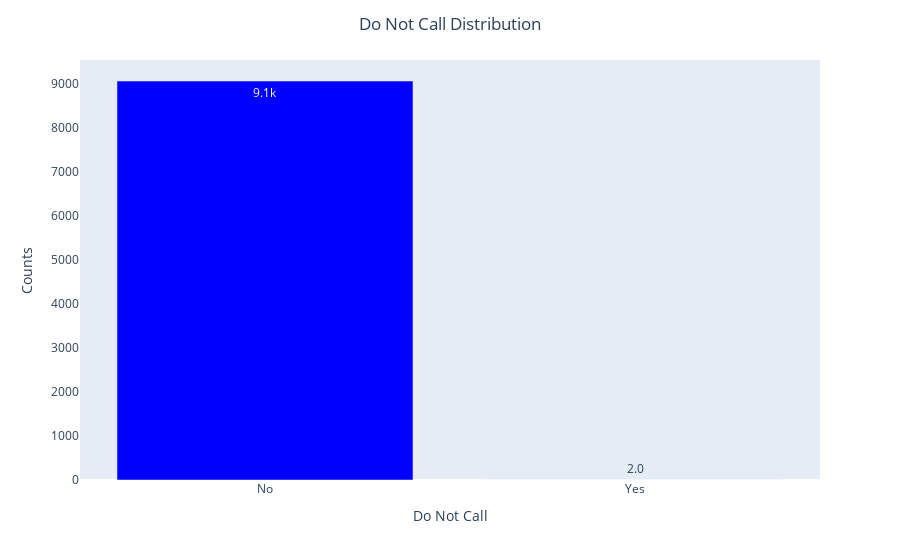

This figure's notebook cell:
### Code cell
barplot('Do Not Call')

### Figure 1 — Plotly figure (JSON) as saved in the notebook; plotly's stock layout.template omitted (floating-point values rounded to 4 significant figures)
{"data": [{"alignmentgroup": "True", "hovertemplate": "x=%{x}<br>y=%{y}<extra></extra>", "legendgroup": "", "marker": {"color": "blue", "pattern": {"shape": ""}}, "name": "", "offsetgroup": "", "orientation": "v", "showlegend": false, "textposition": "auto", "texttemplate": "%{y:.2s}", "type": "bar", "x": ["No", "Yes"], "xaxis": "x", "y": [9072, 2], "yaxis": "y"}], "layout": {"barmode": "relative", "legend": {"tracegroupgap": 0}, "margin": {"t": 60}, "showlegend": false, "title": {"text": "Do Not Call Distribution", "x": 0.5}, "xaxis": {"anchor": "y", "domain": [0, 1], "showgrid": false, "title": {"text": "Do Not Call"}}, "yaxis": {"anchor": "x", "domain": [0, 1], "showgrid": false, "title": {"text": "Counts"}}}}
